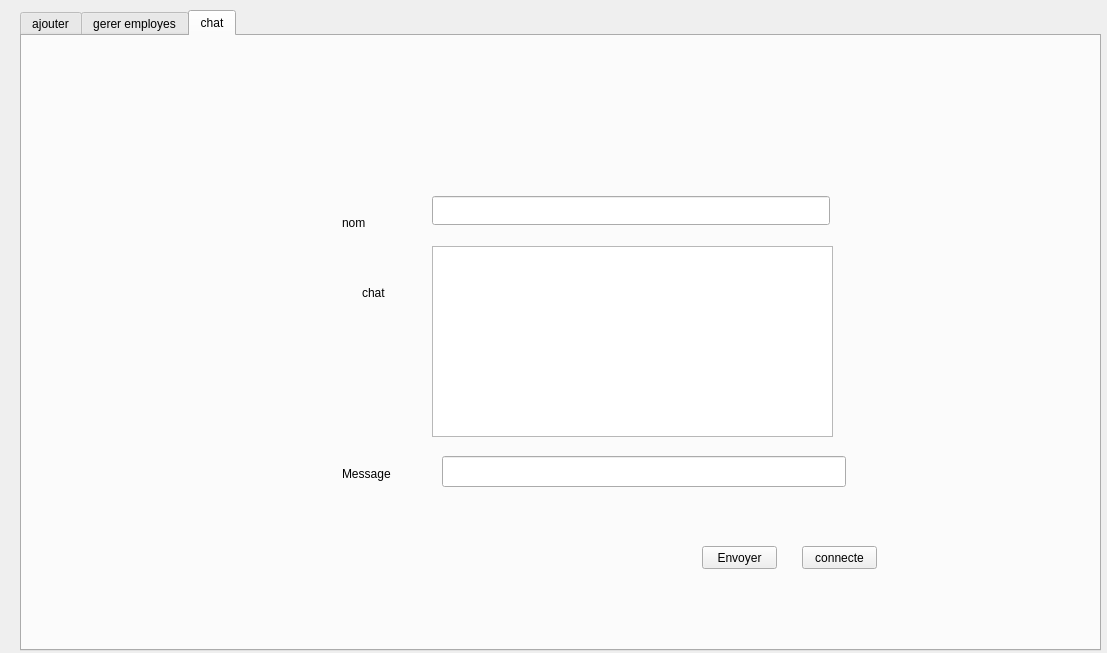
<?xml version="1.0" encoding="UTF-8"?>
<ui version="4.0">
 <class>maquette_ahmed</class>
 <widget class="QDialog" name="maquette_ahmed">
  <property name="geometry">
   <rect>
    <x>0</x>
    <y>0</y>
    <width>1107</width>
    <height>653</height>
   </rect>
  </property>
  <property name="windowTitle">
   <string>Dialog</string>
  </property>
  <widget class="QTabWidget" name="tabWidget">
   <property name="geometry">
    <rect>
     <x>20</x>
     <y>10</y>
     <width>1081</width>
     <height>641</height>
    </rect>
   </property>
   <property name="currentIndex">
    <number>2</number>
   </property>
   <widget class="QWidget" name="tab">
    <attribute name="title">
     <string>ajouter</string>
    </attribute>
    <widget class="QGroupBox" name="groupBox">
     <property name="geometry">
      <rect>
       <x>300</x>
       <y>70</y>
       <width>411</width>
       <height>341</height>
      </rect>
     </property>
     <property name="title">
      <string>Ajouter employe</string>
     </property>
     <widget class="QLabel" name="label">
      <property name="geometry">
       <rect>
        <x>10</x>
        <y>40</y>
        <width>47</width>
        <height>13</height>
       </rect>
      </property>
      <property name="text">
       <string>Nom</string>
      </property>
     </widget>
     <widget class="QLabel" name="label_2">
      <property name="geometry">
       <rect>
        <x>10</x>
        <y>80</y>
        <width>47</width>
        <height>13</height>
       </rect>
      </property>
      <property name="text">
       <string>Prénom</string>
      </property>
     </widget>
     <widget class="QLabel" name="label_3">
      <property name="geometry">
       <rect>
        <x>10</x>
        <y>120</y>
        <width>47</width>
        <height>13</height>
       </rect>
      </property>
      <property name="text">
       <string>id</string>
      </property>
     </widget>
     <widget class="QLineEdit" name="edit_nom">
      <property name="geometry">
       <rect>
        <x>140</x>
        <y>40</y>
        <width>113</width>
        <height>20</height>
       </rect>
      </property>
     </widget>
     <widget class="QLineEdit" name="edit_prenom">
      <property name="geometry">
       <rect>
        <x>140</x>
        <y>80</y>
        <width>113</width>
        <height>20</height>
       </rect>
      </property>
     </widget>
     <widget class="QPushButton" name="bt_ajouter">
      <property name="geometry">
       <rect>
        <x>310</x>
        <y>230</y>
        <width>75</width>
        <height>23</height>
       </rect>
      </property>
      <property name="text">
       <string>Ajouter</string>
      </property>
     </widget>
     <widget class="QLineEdit" name="edit_id">
      <property name="geometry">
       <rect>
        <x>140</x>
        <y>120</y>
        <width>113</width>
        <height>22</height>
       </rect>
      </property>
     </widget>
     <widget class="QLabel" name="label_5">
      <property name="geometry">
       <rect>
        <x>10</x>
        <y>160</y>
        <width>56</width>
        <height>16</height>
       </rect>
      </property>
      <property name="text">
       <string>cin</string>
      </property>
     </widget>
     <widget class="QLineEdit" name="edit_cin">
      <property name="geometry">
       <rect>
        <x>140</x>
        <y>160</y>
        <width>113</width>
        <height>22</height>
       </rect>
      </property>
     </widget>
     <widget class="QLabel" name="label_6">
      <property name="geometry">
       <rect>
        <x>10</x>
        <y>200</y>
        <width>111</width>
        <height>21</height>
       </rect>
      </property>
      <property name="text">
       <string>age</string>
      </property>
     </widget>
     <widget class="QLineEdit" name="edit_num_tel">
      <property name="geometry">
       <rect>
        <x>140</x>
        <y>200</y>
        <width>113</width>
        <height>22</height>
       </rect>
      </property>
     </widget>
     <widget class="QLabel" name="label_7">
      <property name="geometry">
       <rect>
        <x>10</x>
        <y>240</y>
        <width>56</width>
        <height>16</height>
       </rect>
      </property>
      <property name="text">
       <string>mail</string>
      </property>
     </widget>
     <widget class="QLineEdit" name="edit_mail">
      <property name="geometry">
       <rect>
        <x>140</x>
        <y>240</y>
        <width>113</width>
        <height>22</height>
       </rect>
      </property>
     </widget>
    </widget>
    <widget class="QLabel" name="label_time1_3">
     <property name="geometry">
      <rect>
       <x>50</x>
       <y>40</y>
       <width>131</width>
       <height>16</height>
      </rect>
     </property>
     <property name="text">
      <string/>
     </property>
    </widget>
   </widget>
   <widget class="QWidget" name="tab_4">
    <attribute name="title">
     <string>gerer employes</string>
    </attribute>
    <widget class="QPushButton" name="pushButton_modifier">
     <property name="geometry">
      <rect>
       <x>180</x>
       <y>430</y>
       <width>93</width>
       <height>28</height>
      </rect>
     </property>
     <property name="text">
      <string>modifier</string>
     </property>
    </widget>
    <widget class="QLineEdit" name="modfier_id">
     <property name="geometry">
      <rect>
       <x>170</x>
       <y>100</y>
       <width>113</width>
       <height>22</height>
      </rect>
     </property>
    </widget>
    <widget class="QLabel" name="label_8">
     <property name="geometry">
      <rect>
       <x>40</x>
       <y>90</y>
       <width>111</width>
       <height>31</height>
      </rect>
     </property>
     <property name="text">
      <string>id a modifier</string>
     </property>
    </widget>
    <widget class="QLabel" name="label_9">
     <property name="geometry">
      <rect>
       <x>50</x>
       <y>160</y>
       <width>56</width>
       <height>16</height>
      </rect>
     </property>
     <property name="text">
      <string>nom</string>
     </property>
    </widget>
    <widget class="QLineEdit" name="modifier_nom">
     <property name="geometry">
      <rect>
       <x>170</x>
       <y>160</y>
       <width>113</width>
       <height>22</height>
      </rect>
     </property>
    </widget>
    <widget class="QLabel" name="label_10">
     <property name="geometry">
      <rect>
       <x>50</x>
       <y>220</y>
       <width>56</width>
       <height>16</height>
      </rect>
     </property>
     <property name="text">
      <string>prenom</string>
     </property>
    </widget>
    <widget class="QLabel" name="label_11">
     <property name="geometry">
      <rect>
       <x>50</x>
       <y>280</y>
       <width>71</width>
       <height>21</height>
      </rect>
     </property>
     <property name="text">
      <string>age</string>
     </property>
    </widget>
    <widget class="QLabel" name="label_12">
     <property name="geometry">
      <rect>
       <x>50</x>
       <y>330</y>
       <width>56</width>
       <height>16</height>
      </rect>
     </property>
     <property name="text">
      <string>CIN</string>
     </property>
    </widget>
    <widget class="QLineEdit" name="modifier_prenom">
     <property name="geometry">
      <rect>
       <x>170</x>
       <y>220</y>
       <width>113</width>
       <height>22</height>
      </rect>
     </property>
    </widget>
    <widget class="QLineEdit" name="modifier_num">
     <property name="geometry">
      <rect>
       <x>170</x>
       <y>280</y>
       <width>113</width>
       <height>22</height>
      </rect>
     </property>
    </widget>
    <widget class="QLineEdit" name="modifier_cin">
     <property name="geometry">
      <rect>
       <x>170</x>
       <y>330</y>
       <width>113</width>
       <height>22</height>
      </rect>
     </property>
    </widget>
    <widget class="QLabel" name="label_13">
     <property name="geometry">
      <rect>
       <x>50</x>
       <y>390</y>
       <width>56</width>
       <height>16</height>
      </rect>
     </property>
     <property name="text">
      <string>mail</string>
     </property>
    </widget>
    <widget class="QLineEdit" name="modifier_mail">
     <property name="geometry">
      <rect>
       <x>170</x>
       <y>390</y>
       <width>113</width>
       <height>22</height>
      </rect>
     </property>
    </widget>
    <widget class="QTableView" name="tab_employes">
     <property name="geometry">
      <rect>
       <x>310</x>
       <y>50</y>
       <width>741</width>
       <height>411</height>
      </rect>
     </property>
    </widget>
    <widget class="QPushButton" name="pushButton_impression">
     <property name="geometry">
      <rect>
       <x>830</x>
       <y>580</y>
       <width>93</width>
       <height>28</height>
      </rect>
     </property>
     <property name="text">
      <string>imprimer</string>
     </property>
    </widget>
    <widget class="QPushButton" name="pushButton_stat">
     <property name="geometry">
      <rect>
       <x>960</x>
       <y>580</y>
       <width>93</width>
       <height>28</height>
      </rect>
     </property>
     <property name="text">
      <string>statistique</string>
     </property>
    </widget>
    <widget class="QPushButton" name="pushButton_imprimer">
     <property name="geometry">
      <rect>
       <x>710</x>
       <y>580</y>
       <width>93</width>
       <height>28</height>
      </rect>
     </property>
     <property name="text">
      <string>PDF</string>
     </property>
    </widget>
    <widget class="QGroupBox" name="groupBox_2">
     <property name="geometry">
      <rect>
       <x>200</x>
       <y>460</y>
       <width>241</width>
       <height>141</height>
      </rect>
     </property>
     <property name="title">
      <string>supprimer</string>
     </property>
     <widget class="QPushButton" name="bt_supprimer">
      <property name="geometry">
       <rect>
        <x>70</x>
        <y>80</y>
        <width>93</width>
        <height>28</height>
       </rect>
      </property>
      <property name="text">
       <string>supprimer</string>
      </property>
     </widget>
     <widget class="QLabel" name="label_14">
      <property name="geometry">
       <rect>
        <x>50</x>
        <y>30</y>
        <width>56</width>
        <height>16</height>
       </rect>
      </property>
      <property name="text">
       <string>id</string>
      </property>
     </widget>
     <widget class="QComboBox" name="comboBox_supprimer">
      <property name="geometry">
       <rect>
        <x>130</x>
        <y>30</y>
        <width>73</width>
        <height>22</height>
       </rect>
      </property>
     </widget>
    </widget>
    <widget class="QGroupBox" name="groupBox_3">
     <property name="geometry">
      <rect>
       <x>720</x>
       <y>480</y>
       <width>301</width>
       <height>71</height>
      </rect>
     </property>
     <property name="title">
      <string>trier la liste </string>
     </property>
     <widget class="QPushButton" name="pushButton_tri_croissant">
      <property name="geometry">
       <rect>
        <x>30</x>
        <y>30</y>
        <width>93</width>
        <height>28</height>
       </rect>
      </property>
      <property name="text">
       <string>croissant</string>
      </property>
     </widget>
     <widget class="QPushButton" name="pushButton_tri_decroissant">
      <property name="geometry">
       <rect>
        <x>180</x>
        <y>30</y>
        <width>93</width>
        <height>28</height>
       </rect>
      </property>
      <property name="text">
       <string>decroissant</string>
      </property>
     </widget>
    </widget>
    <widget class="QLineEdit" name="lineEdit_recherche">
     <property name="geometry">
      <rect>
       <x>370</x>
       <y>10</y>
       <width>661</width>
       <height>31</height>
      </rect>
     </property>
     <property name="text">
      <string/>
     </property>
     <property name="placeholderText">
      <string>  recherche...</string>
     </property>
    </widget>
    <widget class="QPushButton" name="pushButton_calcul">
     <property name="geometry">
      <rect>
       <x>580</x>
       <y>500</y>
       <width>93</width>
       <height>28</height>
      </rect>
     </property>
     <property name="text">
      <string>calculer</string>
     </property>
    </widget>
    <widget class="QLCDNumber" name="lcdNumber_calcul">
     <property name="geometry">
      <rect>
       <x>470</x>
       <y>500</y>
       <width>91</width>
       <height>31</height>
      </rect>
     </property>
    </widget>
    <widget class="QPushButton" name="QrCode">
     <property name="geometry">
      <rect>
       <x>50</x>
       <y>430</y>
       <width>93</width>
       <height>28</height>
      </rect>
     </property>
     <property name="text">
      <string>QrCode</string>
     </property>
    </widget>
    <widget class="QLabel" name="label_4">
     <property name="geometry">
      <rect>
       <x>30</x>
       <y>500</y>
       <width>131</width>
       <height>91</height>
      </rect>
     </property>
     <property name="text">
      <string/>
     </property>
    </widget>
    <widget class="QLabel" name="label_time1">
     <property name="geometry">
      <rect>
       <x>50</x>
       <y>30</y>
       <width>131</width>
       <height>16</height>
      </rect>
     </property>
     <property name="text">
      <string/>
     </property>
    </widget>
   </widget>
   <widget class="QWidget" name="tab_2">
    <attribute name="title">
     <string>chat</string>
    </attribute>
    <widget class="QLineEdit" name="le_nickname">
     <property name="geometry">
      <rect>
       <x>410</x>
       <y>160</y>
       <width>398</width>
       <height>29</height>
      </rect>
     </property>
    </widget>
    <widget class="QTextEdit" name="textEdit">
     <property name="geometry">
      <rect>
       <x>410</x>
       <y>210</y>
       <width>401</width>
       <height>191</height>
      </rect>
     </property>
    </widget>
    <widget class="QLineEdit" name="le_message">
     <property name="geometry">
      <rect>
       <x>420</x>
       <y>420</y>
       <width>404</width>
       <height>31</height>
      </rect>
     </property>
    </widget>
    <widget class="QPushButton" name="pb_envoyer">
     <property name="geometry">
      <rect>
       <x>680</x>
       <y>510</y>
       <width>75</width>
       <height>23</height>
      </rect>
     </property>
     <property name="text">
      <string>Envoyer</string>
     </property>
    </widget>
    <widget class="QPushButton" name="pb_connecter">
     <property name="geometry">
      <rect>
       <x>780</x>
       <y>510</y>
       <width>75</width>
       <height>23</height>
      </rect>
     </property>
     <property name="text">
      <string>connecte</string>
     </property>
    </widget>
    <widget class="QLabel" name="label_15">
     <property name="geometry">
      <rect>
       <x>320</x>
       <y>180</y>
       <width>47</width>
       <height>14</height>
      </rect>
     </property>
     <property name="text">
      <string>nom</string>
     </property>
    </widget>
    <widget class="QLabel" name="label_16">
     <property name="geometry">
      <rect>
       <x>340</x>
       <y>250</y>
       <width>47</width>
       <height>14</height>
      </rect>
     </property>
     <property name="text">
      <string>chat</string>
     </property>
    </widget>
    <widget class="QLabel" name="label_17">
     <property name="geometry">
      <rect>
       <x>320</x>
       <y>430</y>
       <width>51</width>
       <height>16</height>
      </rect>
     </property>
     <property name="text">
      <string>Message</string>
     </property>
    </widget>
    <widget class="QLabel" name="label_time1_2">
     <property name="geometry">
      <rect>
       <x>110</x>
       <y>40</y>
       <width>131</width>
       <height>16</height>
      </rect>
     </property>
     <property name="text">
      <string/>
     </property>
    </widget>
   </widget>
  </widget>
 </widget>
 <resources/>
 <connections/>
</ui>
